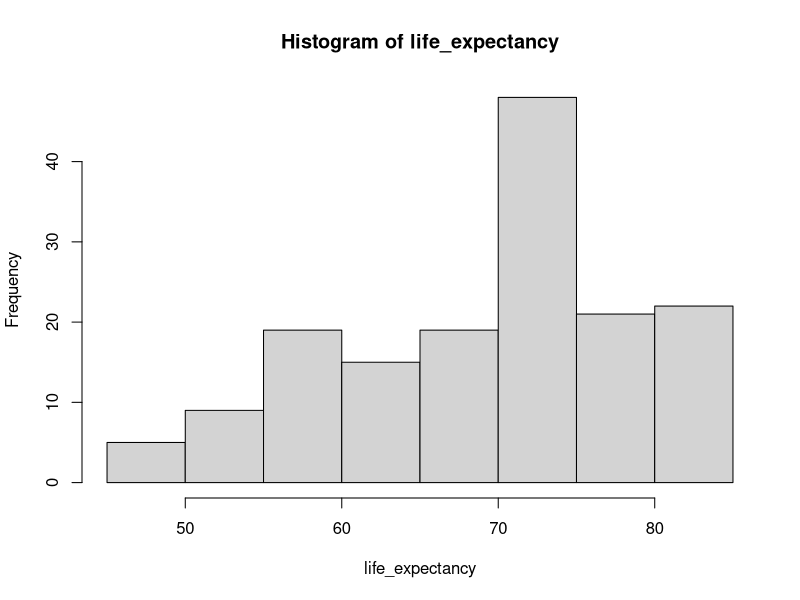
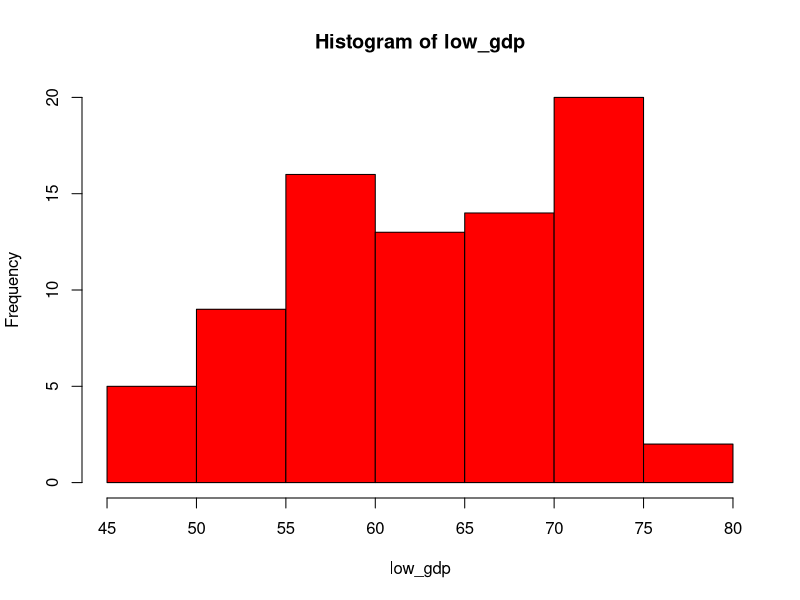
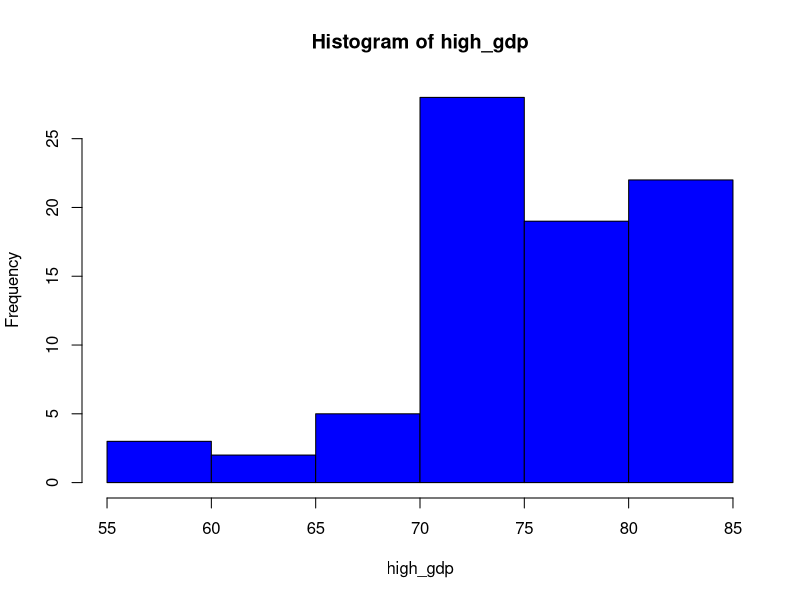

Here is the R script that generated these plots, in order:
# ******************************************************************************
# *                               COPYRIGHT NOTICE                             *
# ******************************************************************************
# *                                                                            *
# *  This code is authored by Marcelo Villalobos Diaz                          *
# *  You are free to use, modify, and distribute this code, provided           *
# *  you give appropriate credit by including the author's name.               *
# *                                                                            *
# *  Copyright (c) 2023 Marcelo Villalobos Diaz                                *
# *                                                                            *
# ******************************************************************************

# loads the libraries for this project
library(ggplot2)
library(readr)
library(dplyr)

# imports and inspects the data
data <- read_csv("life_expectancy_by_country.csv")
head(data)

# creates a vector using the life_expectancy column
life_expectancy <- data %>%
    pull(life_expectancy)

# finds the quartiles of the life_expectancy vector
life_expectancy_quartiles <- quantile(life_expectancy, c(0.25, 0.5, 0.75))
print("Below are the quartiles for the life expectancy around the world:")
life_expectancy_quartiles

# plots histogram of the life_expectancy vector. See PDF.
hist(life_expectancy)

# creates a vextor using the GDP column
gdp <- data %>%
    pull(GDP)

# finds the GDP median
median_gdp <- quantile(gdp, c(0.5))
sprintf("This is the median GDP: %f", median_gdp)

# now lets devide the GDP in two groups (low and high GDP)
low_gdp <- data %>%
    filter(GDP <= median_gdp) %>%
    pull(life_expectancy)

high_gdp <- data %>%
    filter(GDP > median_gdp) %>%
    pull(life_expectancy)

# now lets find the quartiles for each group (low and high gpd)
low_gdp_quartiles <- quantile(low_gdp, c(0.25, 0.5, 0.75))
low_gdp_quartiles

high_gdp_quartiles <- quantile(high_gdp, c(0.25, 0.5, 0.75))
high_gdp_quartiles

# lets plot histograms for each group (low and high GDP). See PDF.
hist(low_gdp, col = "red")

hist(high_gdp, col = "blue")

# In conclusion we can see that people usually live longer if the
# country where they live has a high GDP.